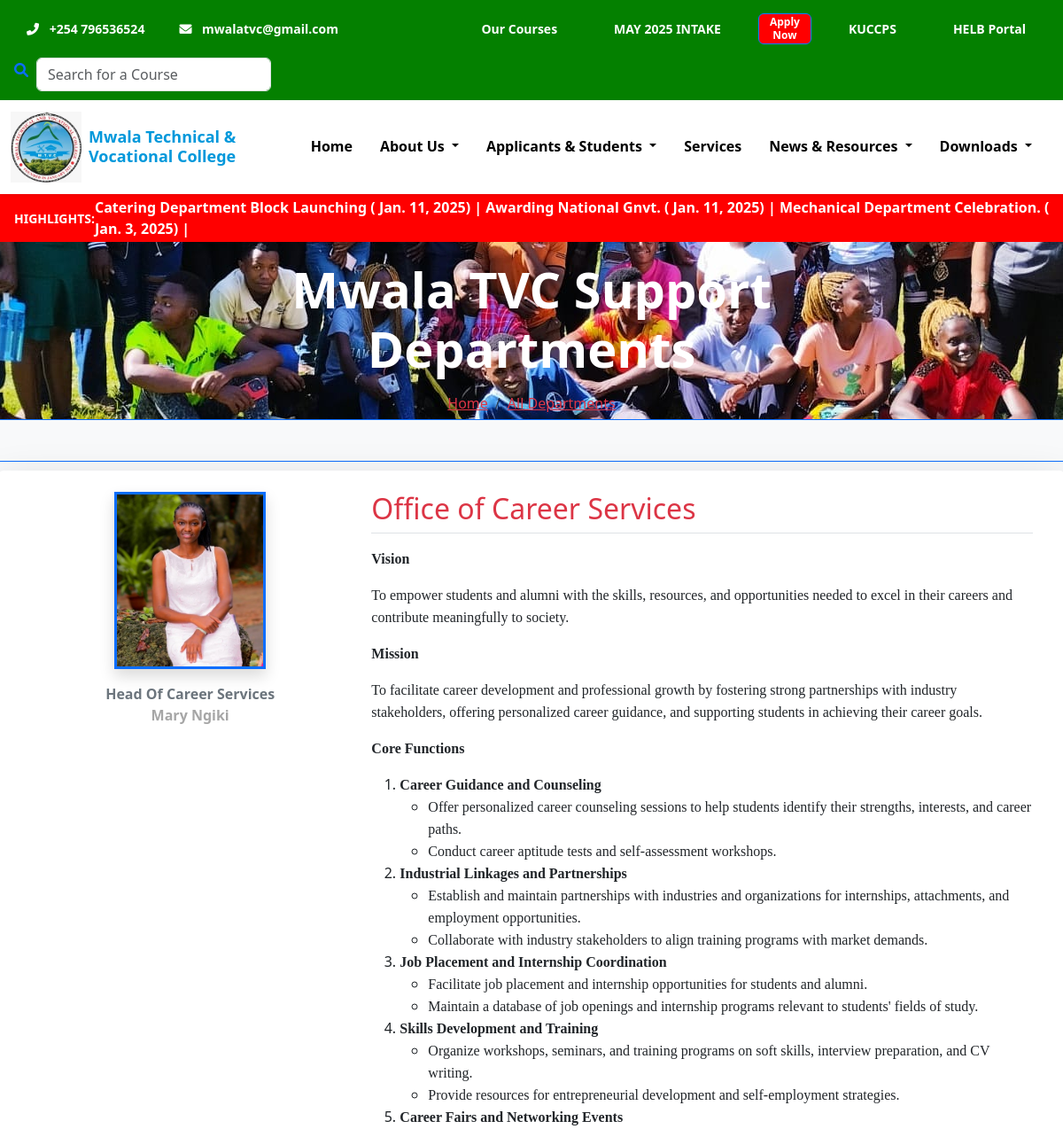
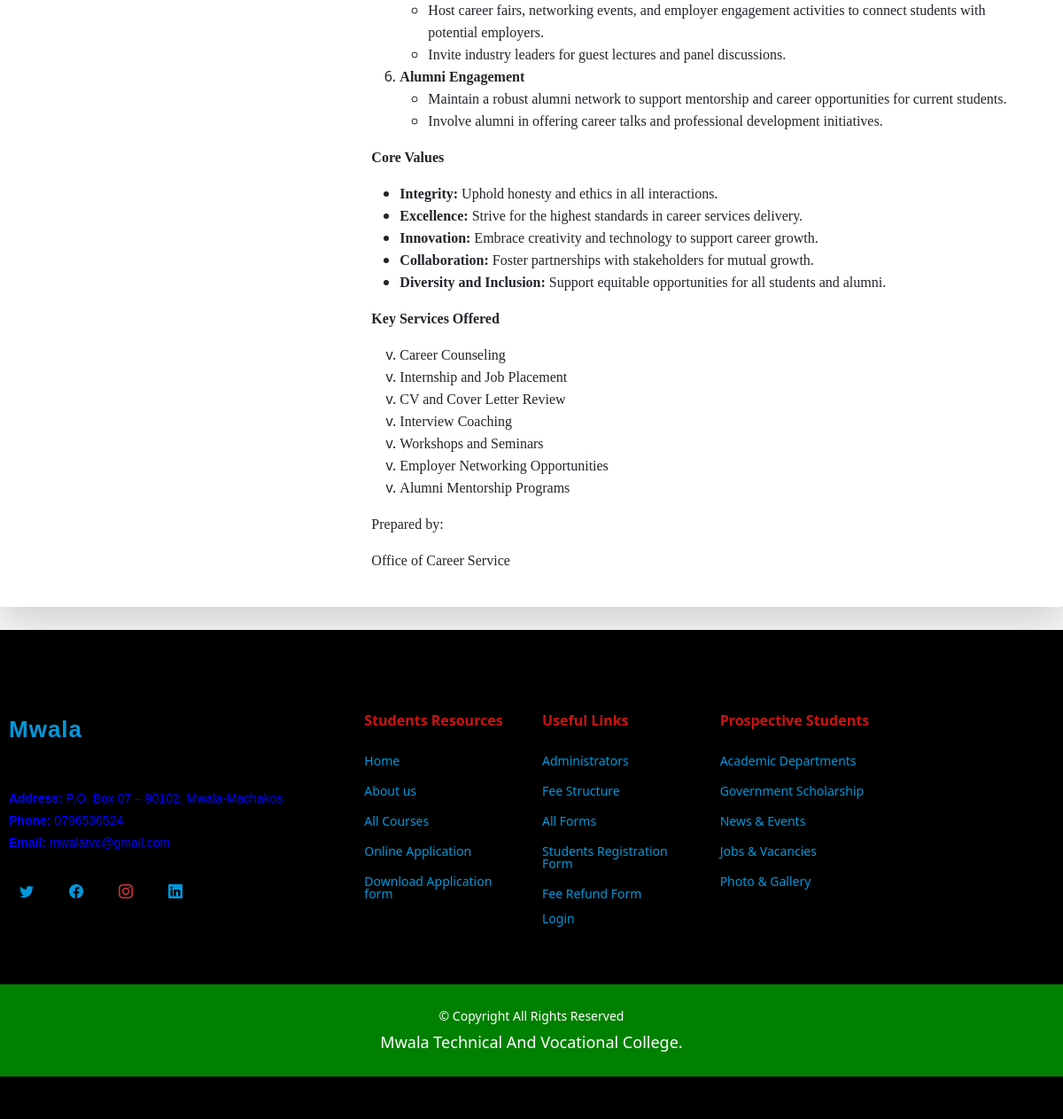
Page /support_department/3/ on the committed database (2 pictures, top to bottom).
### mwala_app/models.py (models this page shows, shortened)
class News(models.Model):
    title = models.CharField(max_length=200)  # Title of the news
    description = RichTextUploadingField()  # Description of the news
    image = models.ImageField(upload_to='news/images/')  # Image file, stored in 'news/images/' directory
    video_attachment = models.FileField(upload_to='news/videos/', blank=True, null=True)  # Optional video attachment
    date = models.DateField()  # Date of the news

class SupportingDepartment(models.Model):
    title = models.CharField(max_length=200)  # Title of the department
    image = models.ImageField(upload_to='supporting_departments/', blank=True, null=True)  # Department image
    hod_name = models.CharField(max_length=150)  # Head of Department name
    hod_message = RichTextUploadingField()  # Head of Department message
    position = models.CharField(max_length=100)

### mwala_app/views.py (the view)
# urls.py: path('support_department/<int:support_department_id>/', views.supporting_department_details, name='support_department'),
def supporting_department_details(request, support_department_id):
    supporting_departments = get_object_or_404(SupportingDepartment, id=support_department_id)
    return render(request, 'departments/support_department_details.html', {'department': supporting_departments})

### mwala_app/context_processors.py (called while the page is built)
def supporting_department(request):
    supporting_departments = SupportingDepartment.objects.all()
    return {'supporting_departments': supporting_departments}

def academic_departments(request):
    departments = Department.objects.all()
    return {
        'departments': departments
    }

def studentAffairs(request):
    all_student_affairs = StudentAffairs.objects.all()
    return {'all_student_affairs': all_student_affairs}

def breaking_news(request):
    recent_news = News.objects.order_by('-date')[:5]
    return {'breaking_news': recent_news}

def courses_search(request):
    query = request.GET.get('q', '')  # Get the search query from the URL
    courses = Course.objects.all()  # Get all courses
    if query:
        courses = courses.filter(
            Q(course_name__icontains=query) | Q(description__icontains=query)
        )
    return {
        'courses': courses,
        'query': query,
    }

def administration_context(request):
    administrators = Administration.objects.all()
    admin_count = administrators.count()
    return {
        'administrators': administrators,
        'admin_count': admin_count,
    }

def news_context(request):
    limited_news = News.objects.all()[:3]
    news = News.objects.all()
    popular_news = News.objects.order_by('-date')[:5]
    recent_news = News.objects.order_by('-date')[:5]
    return {
        'news': news,
        'popular_news': popular_news,
        'recent_news': recent_news,
        'limited_news': limited_news,
    }

def collage_gallery_context(request):
    first_8_images = ImageGallery.objects.all()[:4]  # Fetch the first 4 images
    all_images = ImageGallery.objects.all()  # Fetch all images
    return {
        'first_8_images': first_8_images,
        'all_images': all_images,
    }

### templates/departments/support_department_details.html (shortened to what this page needs)
{% extends 'base.html' %}
{% load static %}
{% block content %}
    <section class="breadcrumb-section text-white d-flex align-items-center"
            style="background-image: url('{% static "assets/images/mwala_img3.jpg" %}'); height: 200px; backgroundsize: cover; background-position: center;">
        <div class="container">
            <div class="row justify-content-center">
                <div class="col-lg-8 text-center">
                    <div class="breadcrumb__text">
                        <h1 class="display-4 fw-bold mb-3">Mwala TVC Support Departments</h1>
                        <nav class="breadcrumb d-inline-flex bg-transparent p-0">
                            <a href="{% url 'mwala_app:index' %}" class="breadcrumb-item text-danger">Home</a>
                            <a href="{% url 'mwala_app:index' %}" class="breadcrumb-item text-danger"> All Departments</a>
                        </nav>
                    </div>
                </div>
            </div>
        </div>
    </section>
    <section class="principal-message py-3 bg-light border-top border-primary">
        <div class="container border-top border-primary">
            <div class="row align-items-start shadow-lg rounded bg-white p-4">
                <div class="col-md-4 text-center mb-4 mb-md-0">
                    {% if department.image.url %}
                    <img src="{{ department.image.url }}" class="img-fluid  border border-3 border-primary shadow" alt="{{ department.title }}">
                    {% else %}
                    <img src="{% static 'assets\images\default_img.jpeg' %}" class="img-fluid border border-3 border-primary shadow" alt="{{ department.title }}">
                    {% endif %}
                    <p class="mt-3 fw-bold text-secondary">
                       {{ department.position }} <br>
                       <span class="text-muted">{{ department.hod_name }}</span>
                    </p>
                </div>
                <div class="col-md-8">
                    <h2 class="text-danger border-bottom pb-2">{{ department.title }} </h2>
                    <p class="text-justify text-dark">
                        {{ department.hod_message|safe }}
                    </p>
                </div>
            </div>
        </div>
    </section>
    <a href="https://wa.me/254796536524" class="whatsapp-icon" target="_blank">
    </a>
{% endblock %}

### templates/header.html (shortened to what this page needs)
{% load static %}
<header class="bg-light">
    <div class="main-nav d-flex justify-content-between align-items-center flex-wrap w-100">
        <div class="contact-info d-flex align-items-center">
            <a href="tel:+254712345678" class="text-white me-4">
                <i class="fas fa-phone-alt me-2"></i> +254 796536524
            </a>
            <a href="mailto:mwalatvc@gmail.com" class="text-white">
                <i class="fas fa-envelope me-2"></i> mwalatvc@gmail.com
            </a>
        </div>
        <nav class="nav-links">
            <a href="{% url 'mwala_app:allCourses' %}">Our Courses</a>
            <a href="{% url 'mwala_app:onlineApplication' %}">MAY 2025 INTAKE</a>
            <a href="{% url 'mwala_app:onlineApplication' %}" class="btn btn-danger move" style="font-size: 10px; color: white; background-color: red; text-align: center; margin:5px; font-size: 12px;">Apply Now</a>
            <a href="https://students.kuccps.net/login/">KUCCPS</a>
            <a href="https://portal.hef.co.ke/auth/signin" class="special-link">HELB Portal</a>
        </nav>
        <div class="nav-item-search d-flex align-items-center">
            <button id="searchToggle" class="btn btn-link p-0 me-2">
                <i class="fas fa-search"></i>
            </button>
            <form action="{% url 'mwala_app:allCourses' %}" method="get">
                <input type="text" name="q" id="searchInput" class="form-control search-input me-2" placeholder="Search for a Course" value="{{ query|default:'' }}">
            </form>
        </div>
    </div>
</header>
<header class="header sticky-top header-border">
    <nav class="navbar navbar-expand-lg navbar-light bg-white shadow-sm py-2">
        <div class="container-fluid">
            <a class="navbar-brand d-flex align-items-center text-decoration-none" href="{% url 'mwala_app:index' %}">
                <img src="{% static 'assets\images\mwala_logo.jpg' %}" alt="Mwala Logo" height="80px" width="80px" class="me-2">
                <span style="color: #0098DB; font-size: 18px; line-height: 1.2; font-weight: bold;">
                    Mwala Technical &<br>Vocational College
                </span>
            </a>
            <div class="collapse navbar-collapse" id="navbarNav">
                <ul class="navbar-nav ms-auto">
                    <li class="nav-item">
                        <a href="{% url 'mwala_app:index' %}" class="nav-link active">Home</a>
                    </li>
                    <li class="nav-item dropdown about position-static">
                        <a class="nav-link dropdown-toggle" href="#" id="aboutDropdown" role="button" data-bs-toggle="dropdown" aria-expanded="false">
                            About Us
                        </a>
                    </li>
                    <li class="nav-item dropdown applicant position-static">
                        <a class="nav-link dropdown-toggle" href="#" id="aboutDropdown" role="button" data-bs-toggle="dropdown" aria-expanded="false">
                            Applicants & Students
                        </a>
                    </li>
                    <li class="nav-item">
                        <a href="{% url 'mwala_app:mwalaServices' %}" class="nav-link active">Services</a>
                    </li>
                    <li class="nav-item dropdown resources position-static">
                        <a class="nav-link dropdown-toggle" href="#" id="aboutDropdown" role="button" data-bs-toggle="dropdown" aria-expanded="false">
                            News & Resources
                        </a>
                    </li>
                    <li class="nav-item dropdown download position-static">
                        <a class="nav-link dropdown-toggle" href="#" id="aboutDropdown" role="button" data-bs-toggle="dropdown" aria-expanded="false">
                            Downloads
                        </a>
                    </li>
                </ul>
            </div>
        </div>
    </nav>
</header>
<header>
    <div class="breaking-news">
        <span>HIGHLIGHTS:</span>
        <marquee behavior="scroll" direction="left" scrollamount="8">
            {% for news_item in breaking_news %}
               <a href="{% url 'mwala_app:newsEvents' %}" class="text-decoration-none text-white" >{{ news_item.title }} ( {{ news_item.date }}) |</a>
            {% endfor %}
        </marquee>
    </div>
</header>

### static/assets/images/css/main1.css (style rules this page uses)
.move { color: #fff; font-size: 1rem; background-color: #ff0000; border-color: #007bff; position: relative; animation: pulse 1.5s infinite; transition: all 0.3s ease; width: 8vw; height: 8vw; max-width: 60px; max-height: 35px; display: flex; align-items: center; justify-content: center; text-align: center; line-height: 1.2; }
#searchInput { display: none; width: 0; transition: width 0.3s ease, display 0s ease 0.3s; }
.breaking-news { background-color: red; color: white; font-weight: bold; display: flex; justify-content: space-between; align-items: center; padding: 3px 6px; }
.breaking-news span { margin-left: 10px; font-size: 14px; }
header { margin: 0; padding: 0; width: 100%; background-color: #f8f9fa; }
body { overflow-x: hidden; }
.main-nav { display: flex; flex-wrap: wrap; justify-content: center; align-items: center; padding: 10px 15px; background-color: hsl(118, 100%, 25%); }
.main-nav a { color: white; font-size: 14px; font-weight: bold; text-decoration: none; margin: 0 15px; transition: color 0.3s; }
.nav-item { position: relative; margin-right: 15px; }
.nav-links { display: flex; align-items: center; justify-content: center; flex-wrap: wrap; gap: 10px; }
.nav-links a { font-size: 14px; padding: 8px 12px; border-radius: 6px; text-decoration: none; color: inherit; background-color: transparent; transition: background-color 0.3s ease; }
#searchInput { display: block; width: 100%; margin-top: 10px; }
.whatsapp-icon { position: fixed; bottom: 12px; right: 12px; width: 60px; height: 60px; background-color: #25D366; border-radius: 50%; display: flex; align-items: center; justify-content: center; box-shadow: 0 4px 6px rgba(0, 0, 0, 0.2); }
.container { padding: 10px; }
.contact-info { font-size: 16px; }
.principal-message img { max-height: 200px; object-fit: cover; }
form .form-select, form .form-control { width: 100%; }
.row.align-items-start { align-items: flex-start !important; }
.row { display: flex; flex-wrap: wrap; }
.d-flex { display: flex; }
.text-muted { color: #a6a6a6 !important; }
.form-control, .form-check-input { border-radius: .375rem; }
.container { max-width: 100%; margin-top: 30px; }
.shadow-lg { box-shadow: 0px 4px 6px rgba(0, 0, 0, 0.1); }
.nav-item { margin-right: 15px; }
.nav-link { color: black; font-weight: bold; text-decoration: none; border-bottom: 3px solid transparent; transition: color 0.3s, border-bottom 0.3s; }

### rows in the picture
News: title "Catering Department Block Launching", date "Jan. 11, 2025"
News: title "Awarding National Gnvt.", date "Jan. 11, 2025"
News: title "Mechanical Department Celebration.", date "Jan. 3, 2025"
SupportingDepartment: image (picture), position "Head Of Career Services", hod_name "Mary Ngiki", title "Office of Career Services", hod_message "Vision To empower students and alumni with the skills, resources, and opportunities needed to excel in their careers and contribute meaningfully to society. Mission To facilitate career development and professional growth by fostering strong partnerships with industry stakeholders, offering personalized career guidance, and supporting students in achieving their career goals. Core Functions Career Guidance and Counseling Offer personalized career counseling sessions to help students identify their strengths, interests, and career paths. Conduct career aptitude tests and self-assessment workshops. Industrial Linkages and Partnerships Establish and maintain partnerships with industries and…"
